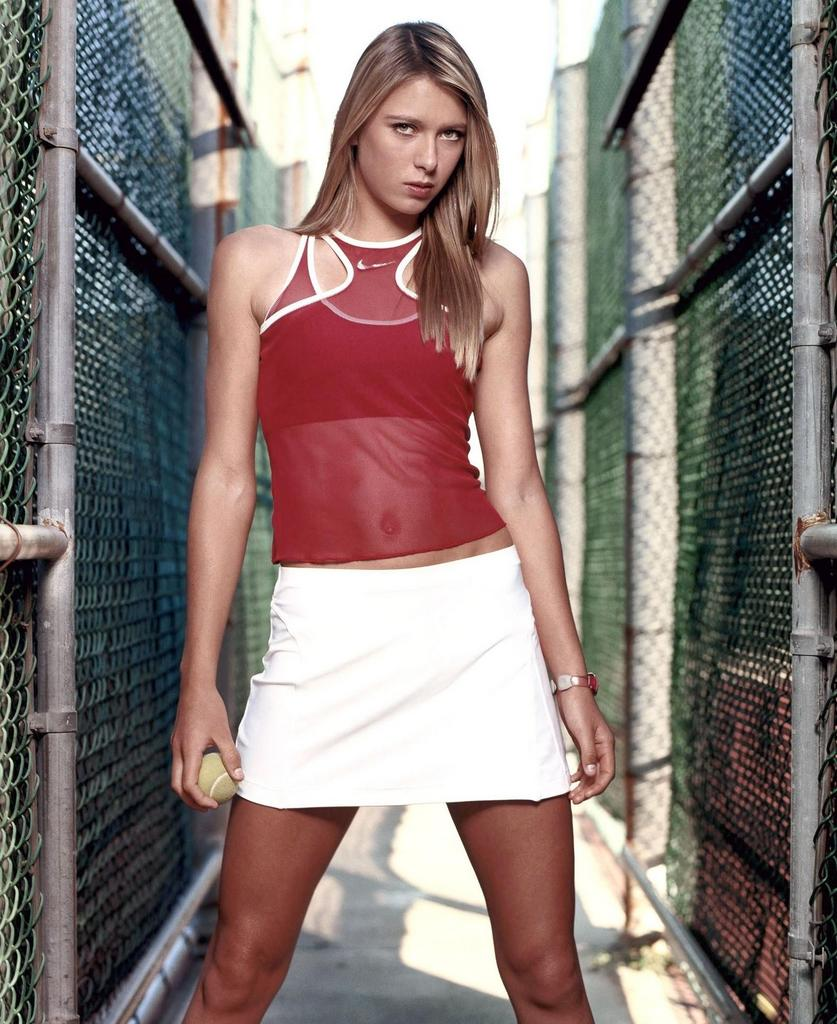
#> input picture Model/test_images/test1.jpg, 837 x 1024 px
$ jupyter execute --allow-errors sports_person_classifier_model.ipynb   (shell and % lines are left out)
#> lines starting #> are read from the running program, lines starting #| are printed output that depends on the picture; after the words box and inside, x2 and y2 are one past the last pixel; in counts of white or black regions, pixels touching at a corner belong together
[cell 1]
import numpy as np
import cv2
import matplotlib
from matplotlib import pyplot as plt

[cell 2]
img = cv2.imread('./test_images/test1.jpg')
#> img is the input picture: shape (1024, 837, 3); mean B, G, R 118.4, 122.2, 134.2
img.shape
#> Out = (1024, 837, 3)

[cell 3]
plt.imshow(img)

[cell 4]
gray = cv2.cvtColor(img, cv2.COLOR_BGR2GRAY)
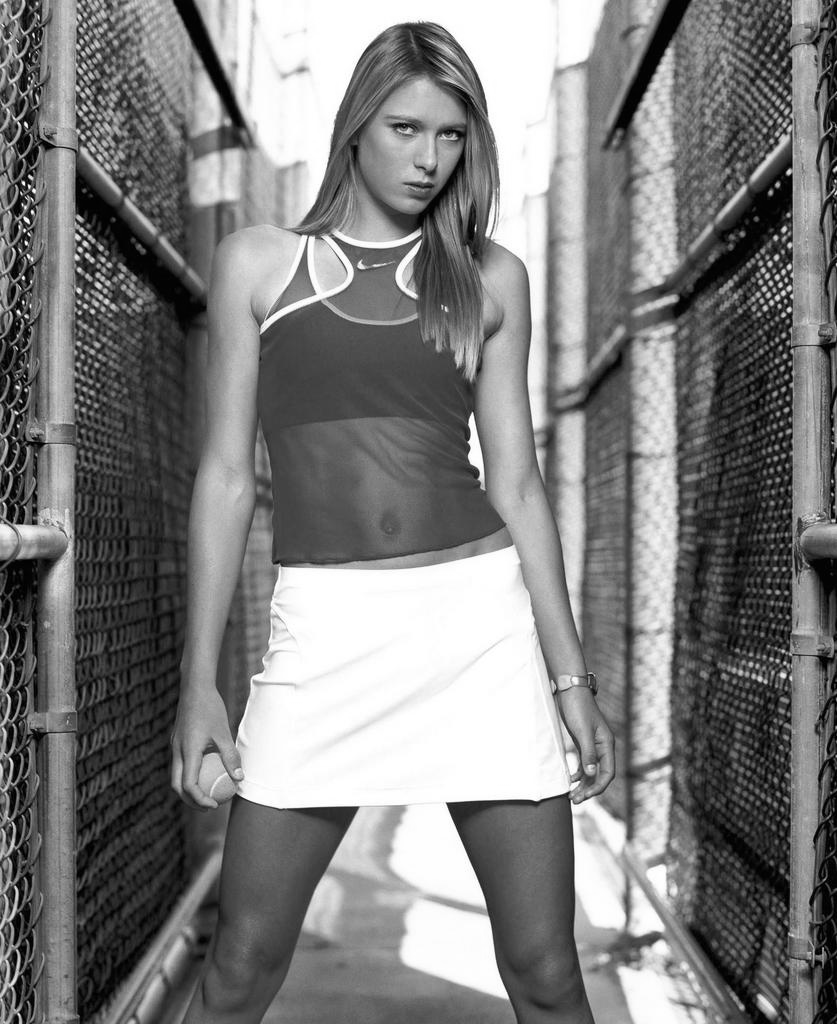
#> gray: shape (1024, 837); min 0, max 255, mean 125.3
gray.shape
#> Out = (1024, 837)

[cell 5]
plt.imshow(gray, cmap='gray')

[cell 6]
face_cascade = cv2.CascadeClassifier('./opencv/haarcascades/haarcascade_frontalface_default.xml')
eye_cascade = cv2.CascadeClassifier('./opencv/haarcascades/haarcascade_eye.xml')

faces = face_cascade.detectMultiScale(gray, 1.3, 5)
#> faces = [[361, 84, 122, 122]]
faces
#> Out = [[361, 84, 122, 122]]

[cell 7]
(x,y,w,h) = faces[0]
#> x = 361; y = 84; w = 122; h = 122
x,y,w,h
#> Out = (361, 84, 122, 122)

[cell 8]
face_img = cv2.rectangle(img, (x,y), (x+w, y+h), (255,0,0), 2)
plt.imshow(face_img)

[cell 9]
cv2.destroyAllWindows()
for (x,y,w,h) in faces:
    face_img = cv2.rectangle(img, (x,y), (x+w, y+h), (255,0,0), 2)
    roi_gray = gray[y:y+h, x:x+w]
    roi_color = face_img[y:y+h, x:x+w]
    eyes = eye_cascade.detectMultiScale(roi_gray)
    for (ex,ey,ew,eh) in eyes:
        cv2.rectangle(roi_color, (ex,ey), (ex+ew, ey+eh), (0,255,0), 2)
#> this loop made 1 pass
#> (x, y, w, h, eyes) on pass 1: (361, 84, 122, 122, [[75, 36, 27, 27], [25, 26, 37, 37]])
#> pass 1, `roi_gray = gray[y:y+h, x:x+w]`:
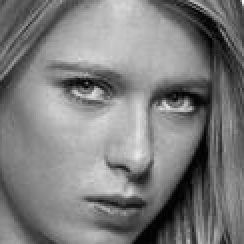
#> roi_gray: shape (122, 122) (shown 2 times larger); min 1, max 254, mean 125.1
#> pass 1, `roi_color = face_img[y:y+h, x:x+w]`:
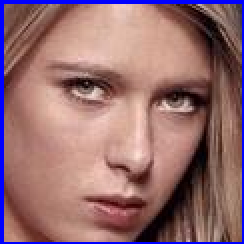
#> roi_color: shape (122, 122, 3) (shown 2 times larger); mean B, G, R 111.4, 109, 149.2
#> after the loop:
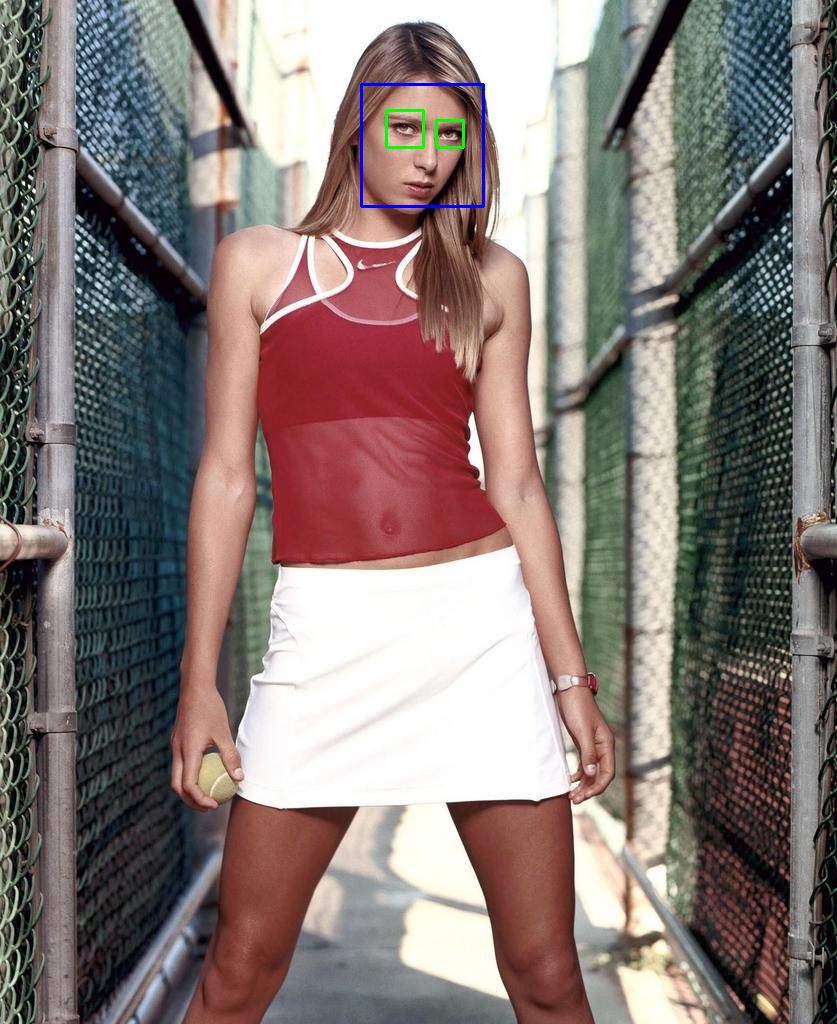
#> img: shape (1024, 837, 3); mean B, G, R 118.6, 122.1, 133.8
#> after the loop:
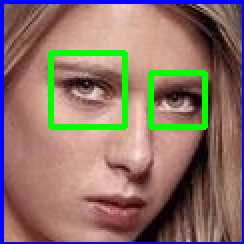
#> roi_color: shape (122, 122, 3) (shown 2 times larger); 5.11% of pixels changed, all inside (x1, y1, x2, y2) = (24, 25, 104, 65)

plt.figure()
plt.imshow(face_img, cmap='gray')
plt.show()

[cell 10]
plt.imshow(roi_color, cmap='gray')

[cell 11]
def get_cropped_image_if_2_eyes(image_path):
#> called with image_path = './test_images/test1.jpg'
    img = cv2.imread(image_path)
    gray = cv2.cvtColor(img, cv2.COLOR_BGR2GRAY)
    faces = face_cascade.detectMultiScale(gray, 1.3, 5)
#> faces = [[361, 84, 122, 122]]
    for (x,y,w,h) in faces:
        roi_gray = gray[y:y+h, x:x+w]
        roi_color = img[y:y+h, x:x+w]
        eyes = eye_cascade.detectMultiScale(roi_gray)
        if len(eyes) >=2:
            return roi_color
#> this loop made 1 pass
#> pass 1, in get_cropped_image_if_2_eyes, `roi_color = img[y:y+h, x:x+w]`:
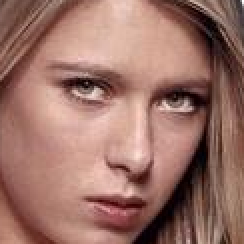
#> roi_color: shape (122, 122, 3) (shown 2 times larger); mean B, G, R 103.2, 113.7, 155.7
#> call 2 of get_cropped_image_if_2_eyes, with image_path = './test_images/test2.jpg'
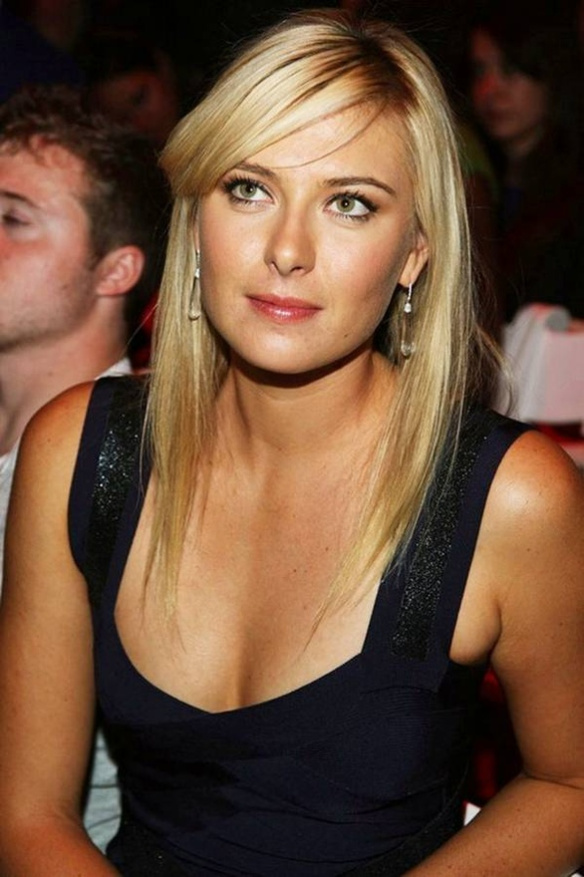
#> input picture Model/test_images/test2.jpg, 584 x 877 px
#> in get_cropped_image_if_2_eyes, img is the input picture: shape (877, 584, 3); mean B, G, R 57.2, 79.2, 110.4
#> in get_cropped_image_if_2_eyes (call 2), `gray = cv2.cvtColor(img, cv2.COLOR_BGR2GRAY)`:
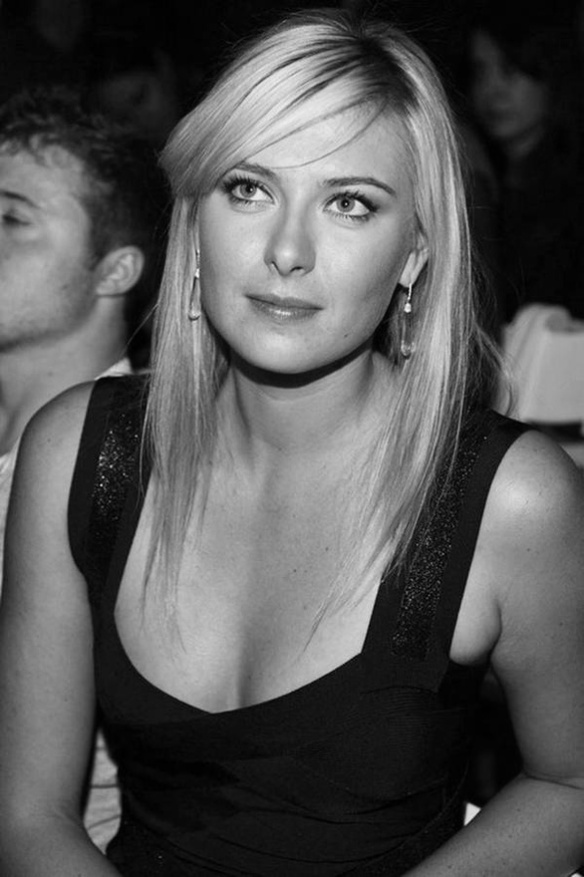
#> gray: shape (877, 584); min 0, max 246, mean 86
#> in get_cropped_image_if_2_eyes (call 2), `faces = face_cascade.detectMultiScale(gray, 1.3, 5)`: faces = [[162, 92, 273, 273]]
#> this loop made 1 pass
#> (x, y, w, h, eyes) on pass 1: (162, 92, 273, 273, [[156, 84, 58, 58], [124, 167, 22, 22], [50, 67, 63, 63]])
#> pass 1, in get_cropped_image_if_2_eyes (call 2), `roi_gray = gray[y:y+h, x:x+w]`:
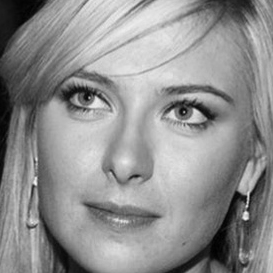
#> roi_gray: shape (273, 273); min 0, max 246, mean 143.3
#> pass 1, in get_cropped_image_if_2_eyes (call 2), `roi_color = img[y:y+h, x:x+w]`:
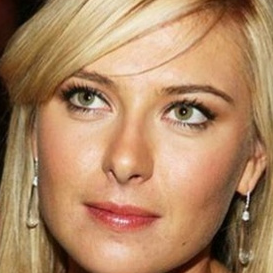
#> roi_color: shape (273, 273, 3); mean B, G, R 100.2, 135.2, 175.5

[cell 12]
cropped_image = get_cropped_image_if_2_eyes('./test_images/test1.jpg')
plt.imshow(cropped_image)

[cell 13]
cropped_image2 = get_cropped_image_if_2_eyes('./test_images/test2.jpg')
plt.imshow(cropped_image2)

[cell 14]
path_to_data = './images_dataset/'
path_to_cr_data = './images_dataset/cropped/'

[cell 15]
import os
img_dirs = []
for entry in os.scandir(path_to_data):
    if entry.is_dir():
        img_dirs.append(entry.path)
img_dirs

[cell 16]
import shutil
if os.path.exists(path_to_cr_data):
    shutil.rmtree(path_to_cr_data)
os.mkdir(path_to_cr_data)

[cell 17]
cropped_image_dirs = []

#> (the rest of this cell did not finish here and is left out)

        if roi_color is not None:
            cropped_folder= path_to_cr_data + celebrity_name
            if not os.path.exists(cropped_folder):
                os.makedirs(cropped_folder)
                cropped_image_dirs.append(cropped_folder)
                print("Generating cropped images in folder", cropped_folder)

            cropped_file_name = celebrity_name + str(count) + ".png"
            cropped_file_path = cropped_folder + '/' + cropped_file_name

            cv2.imwrite(cropped_file_path, roi_color)
            count+=1

[cell 18]
celebrity_file_names_dict = {}

for img_dir in cropped_image_dirs:
    celebrity_name = img_dir.split('/')[-1]
    file_list = []
    for entry in os.scandir(img_dir):
        file_list.append(entry.path)
    celebrity_file_names_dict[celebrity_name] = file_list
celebrity_file_names_dict

[cell 19]
import numpy as py
import pywt
import cv2

def w2d(img, mode='haar', level=1):
    imArray = img
    imArray = cv2.cvtColor(imArray, cv2.COLOR_BGR2GRAY)
    imArray = np.float32(imArray)
    imArray /= 255;

    coeffs = pywt.wavedec2(imArray, mode, level=level)
    coeffs_H = list(coeffs)
    coeffs_H[0] *= 0;

    imArray_H = pywt.waverec2(coeffs_H, mode)
    imArray_H *= 255;
    imArray_H = np.uint8(imArray)

    return imArray

[cell 20]
class_dict = {}
count = 0
for celebrity_name in celebrity_file_names_dict.keys():
    class_dict[celebrity_name] = count
    count = count +1
